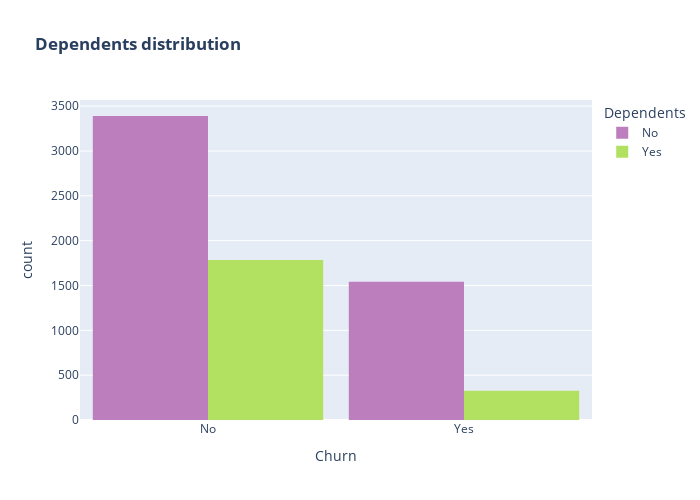

Notebook code for this chart:
### Code cell
color_map = {"Yes": "#b2e061", "No": "#bd7ebe"}
fig = px.histogram(cust_data, x="Churn", color="Dependents", barmode="group", title="<b>Dependents distribution</b>", color_discrete_map=color_map)
fig.update_layout(width=700, height=500, bargap=0.1)
fig.show()

### Figure 1 — Plotly figure (JSON) as saved in the notebook; plotly's stock layout.template omitted (floating-point values rounded to 4 significant figures; data arrays with more than 128 entries replaced by an {"elided": "..."} marker saying what was removed)
{"data": [{"alignmentgroup": "True", "bingroup": "x", "hovertemplate": "Dependents=No<br>Churn=%{x}<br>count=%{y}<extra></extra>", "legendgroup": "No", "marker": {"color": "#bd7ebe", "pattern": {"shape": ""}}, "name": "No", "offsetgroup": "No", "orientation": "v", "showlegend": true, "type": "histogram", "x": {"elided": "4933 str values"}, "xaxis": "x", "yaxis": "y"}, {"alignmentgroup": "True", "bingroup": "x", "hovertemplate": "Dependents=Yes<br>Churn=%{x}<br>count=%{y}<extra></extra>", "legendgroup": "Yes", "marker": {"color": "#b2e061", "pattern": {"shape": ""}}, "name": "Yes", "offsetgroup": "Yes", "orientation": "v", "showlegend": true, "type": "histogram", "x": {"elided": "2110 str values"}, "xaxis": "x", "yaxis": "y"}], "layout": {"bargap": 0.1, "barmode": "group", "height": 500, "legend": {"title": {"text": "Dependents"}, "tracegroupgap": 0}, "title": {"text": "<b>Dependents distribution</b>"}, "width": 700, "xaxis": {"anchor": "y", "domain": [0, 1], "title": {"text": "Churn"}}, "yaxis": {"anchor": "x", "domain": [0, 1], "title": {"text": "count"}}}}
